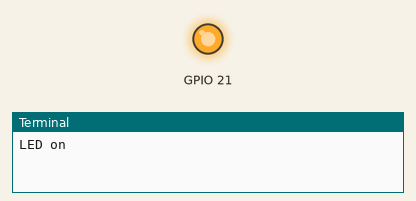
Recording of a program running on a simulated Raspberry Pi (BCM pin numbers). On the bench: output pins drawn as LEDs (lit = HIGH), the last lines printed to the terminal. At 10.0 s the program stops and its outputs stay as they are.

Above: at 0.1 s.
At 10.1 s:
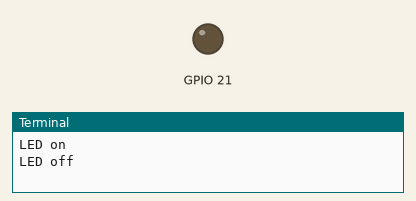
Timing chart, 0 to 11.5 s (numbered marks = the images above):
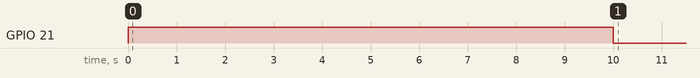

The program:

Controlling-an-LED-Using-Raspberry-Pi1.py
```python
import RPi.GPIO as GPIO
import time
GPIO.setmode(GPIO.BCM)
GPIO.setwarnings(False)
GPIO.setup (21,GPIO.OUT)
print "LED on"
GPIO.output (21,GPIO.HIGH)
time.sleep (10)
print "LED off"
GPIO.output(21,GPIO.LOW)
```

Measured:
- by itself, GPIO 21: LOW → HIGH at 0.00 s, → LOW 10.0 s later
